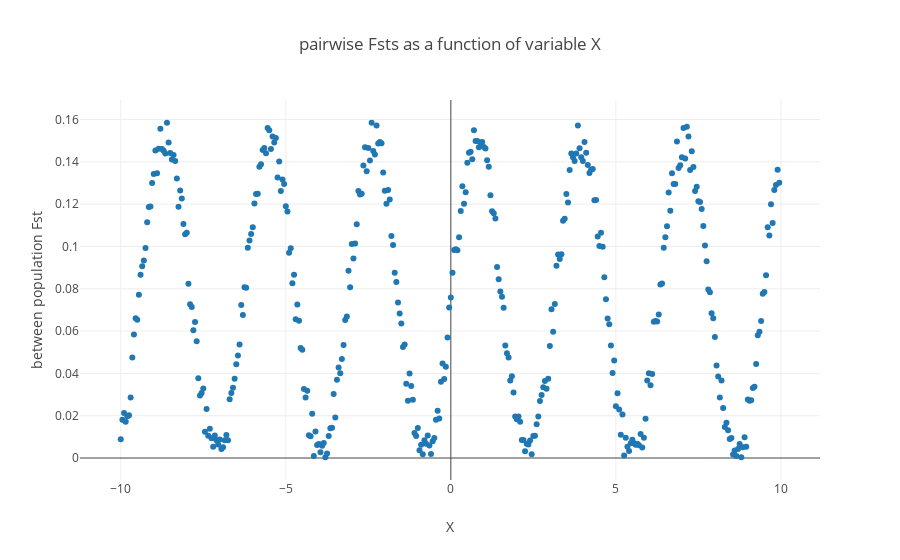

Notebook code for this chart:
### Markdown cell above
We can see that distances in feature space aren't linearly correlated to among-population fsts. This is to be expected. However the relationship is globally positive, i'll take that as a win and procede.

### Code cell
coords= {z:[x for x in range(len(fst_labels)) if fst_labels[x] == z] for z in list(set(fst_labels))}


fig_data= [go.Scatter(
x= Control[coords[i],0],
y= Control[coords[i],1],
mode= 'markers',
name= 'fst pops {} / {}'.format(i[0],i[1])
) for i in coords.keys()
]


layout = go.Layout(
    title= 'pairwise Fsts as a function of variable X',
    yaxis=dict(
        title='between population Fst'),
    xaxis=dict(
        title='X')
)


fig= go.Figure(data=fig_data, layout=layout)
iplot(fig)

### Figure 1 — Plotly figure (JSON) as saved in the notebook; plotly's stock layout.template omitted (floating-point values rounded to 4 significant figures; data arrays with more than 128 entries replaced by an {"elided": "..."} marker saying what was removed)
{"data": [{"mode": "markers", "name": "fst pops 1 / 2", "type": "scatter", "uid": "9a782160-81a2-4b5a-8b5d-a7bd806b5f4f", "x": {"elided": "400 float values"}, "y": {"elided": "400 float values"}}], "layout": {"title": "pairwise Fsts as a function of variable X", "xaxis": {"title": "X"}, "yaxis": {"title": "between population Fst"}}}
